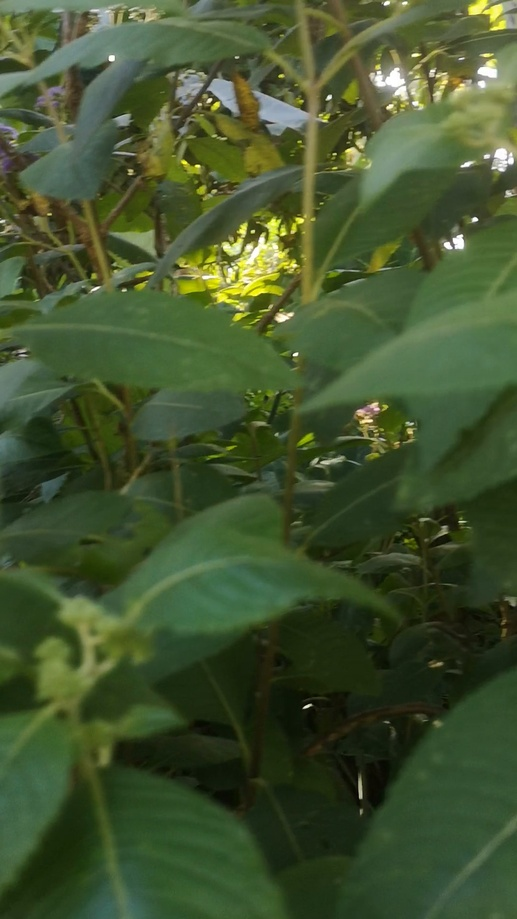
#> input picture labbled/labbled/clip (10).jpg, 517 x 919 px, shrunk from 1080 x 1920 before the run, found by its file name
$ python Clehe_enchancement_Comparison.py
#> lines starting #> are read from the running program, lines starting #| are printed output that depends on the picture
import cv2
import matplotlib.pyplot as plt
from pathlib import Path

# Change this to one clear herbal plant image
image_path = Path(r"C:\New folder\Local Disk\Masters MCS\SEM_II\Computer Vision\2026-19\labbled\labbled\clip (10).jpg")

# Output folder
output_dir = Path(r"C:\New folder\Local Disk\Masters MCS\SEM_II\Computer Vision\2026-19\sample_results")
output_dir.mkdir(exist_ok=True)

# Read image
img_bgr = cv2.imread(str(image_path))
#> img_bgr is the input picture: shape (919, 517, 3); mean B, G, R 46.7, 83.5, 66.1
if img_bgr is None:
    raise FileNotFoundError(f"Image not found: {image_path}")

img_rgb = cv2.cvtColor(img_bgr, cv2.COLOR_BGR2RGB)

# Convert to LAB
lab = cv2.cvtColor(img_bgr, cv2.COLOR_BGR2LAB)
#> lab: shape (919, 517, 3); mean of channels 0, 1, 2 83.6, 114.3, 146.9
l, a, b = cv2.split(lab)
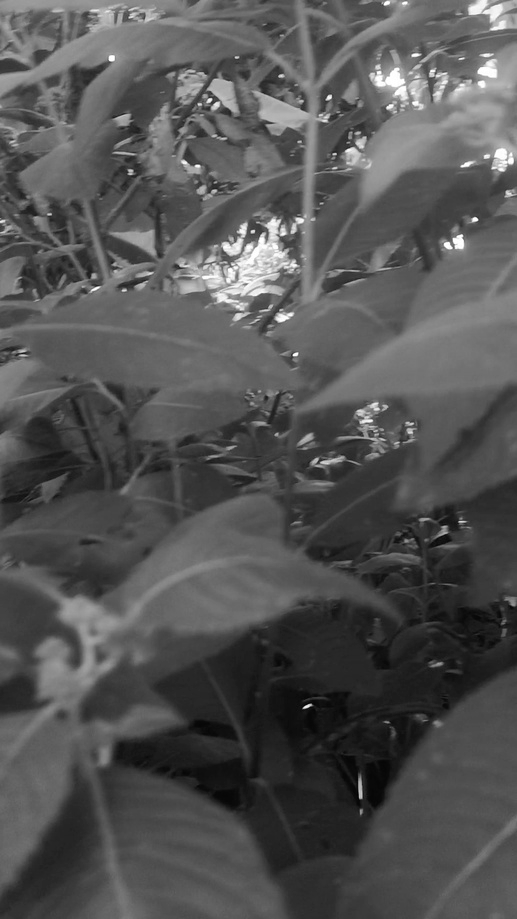
#> l: shape (919, 517); min 0, max 255, mean 83.6
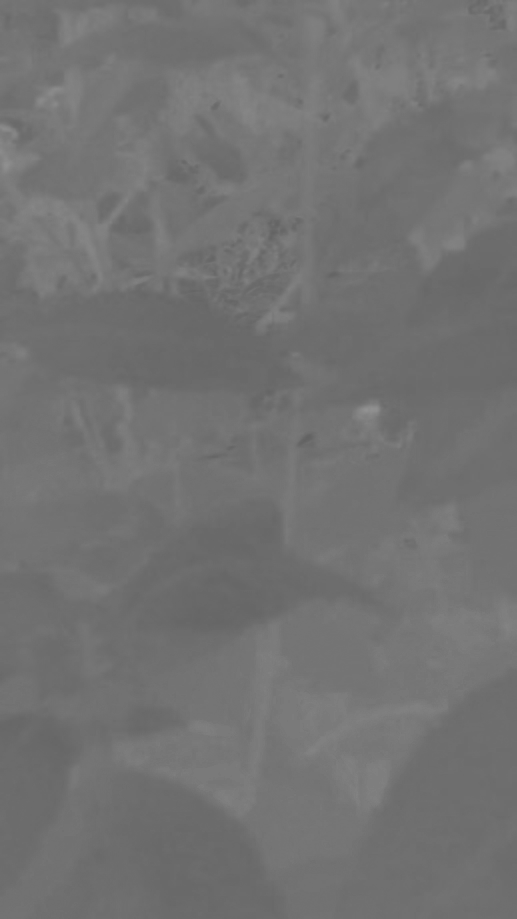
#> a: shape (919, 517); min 98, max 146, mean 114.3
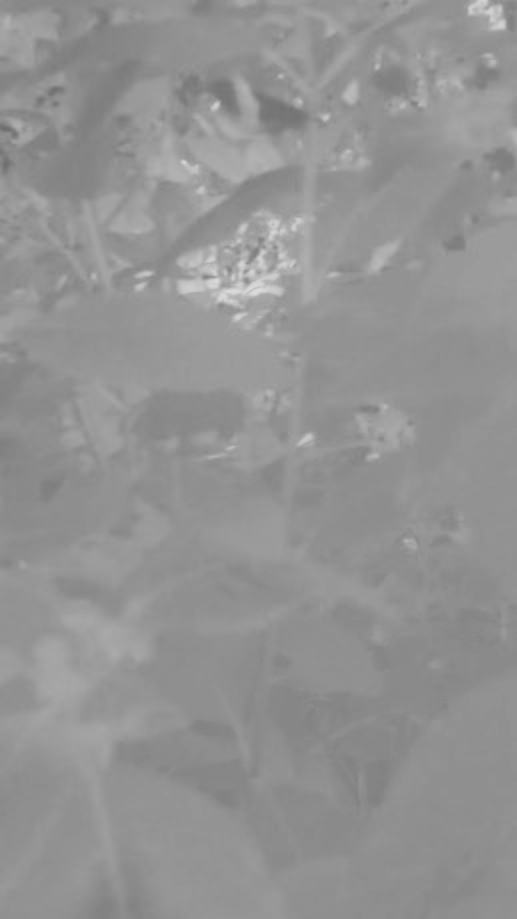
#> b: shape (919, 517); min 109, max 218, mean 146.9

# Apply CLAHE to L channel
clahe = cv2.createCLAHE(clipLimit=2.0, tileGridSize=(8, 8))
l_clahe = clahe.apply(l)
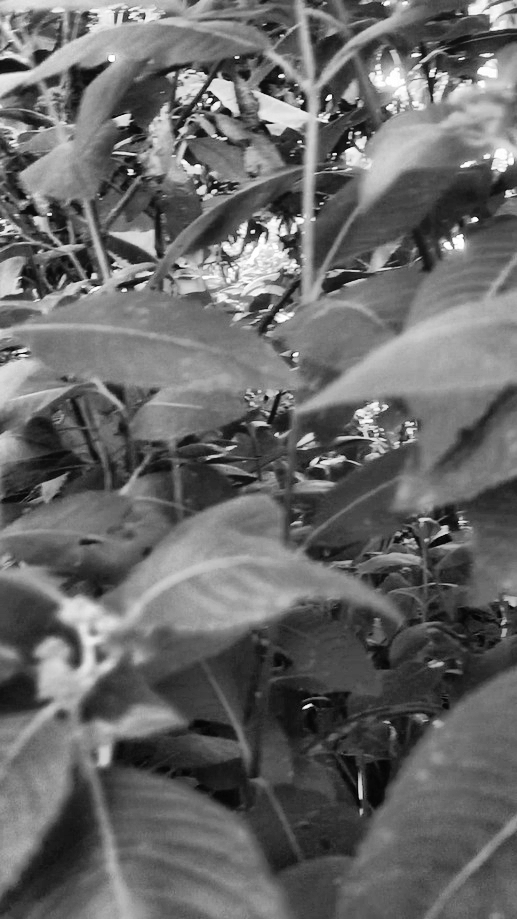
#> l_clahe: shape (919, 517); min 1, max 255, mean 104.6

# Merge channels and convert back to RGB
lab_clahe = cv2.merge((l_clahe, a, b))
#> lab_clahe: shape (919, 517, 3); mean of channels 0, 1, 2 104.6, 114.3, 146.9
clahe_bgr = cv2.cvtColor(lab_clahe, cv2.COLOR_LAB2BGR)
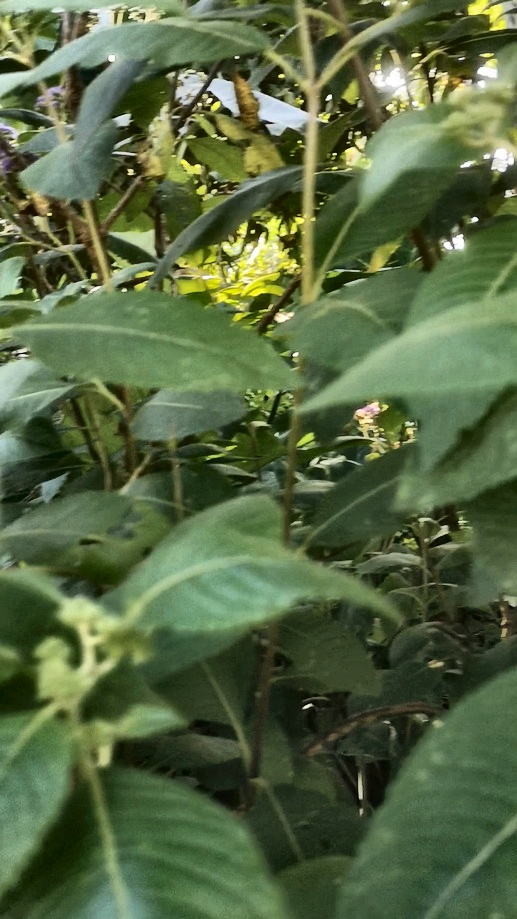
#> clahe_bgr: shape (919, 517, 3); mean B, G, R 66.5, 104.3, 86.5
clahe_rgb = cv2.cvtColor(clahe_bgr, cv2.COLOR_BGR2RGB)

# Plot side-by-side
plt.figure(figsize=(10, 5))

plt.subplot(1, 2, 1)
plt.imshow(img_rgb)
plt.title("Original Frame")
plt.axis("off")

plt.subplot(1, 2, 2)
plt.imshow(clahe_rgb)
plt.title("CLAHE-Enhanced Frame")
plt.axis("off")

plt.tight_layout()

save_path = output_dir / "figure4_clahe_comparison.png"
plt.savefig(save_path, dpi=300, bbox_inches="tight")
plt.show()

print(f"Saved Figure 4 to: {save_path}")

$ run again, with labbled/labbled/clip (104).jpg copied over labbled/labbled/clip (10).jpg
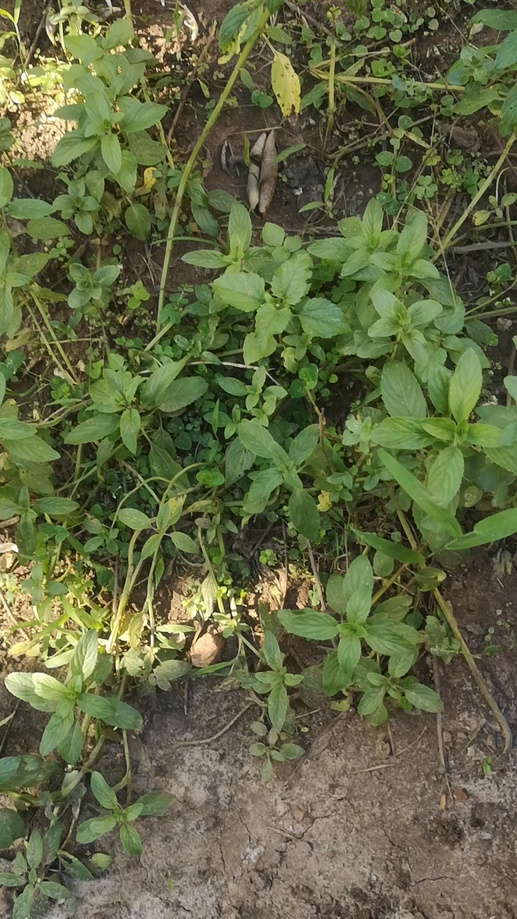
#> input picture labbled/labbled/clip (104).jpg, 517 x 919 px, shrunk from 1080 x 1920 before the run, found by its file name
#> img_bgr is the input picture: shape (919, 517, 3); mean B, G, R 68.2, 104.5, 98.4
#> lab: shape (919, 517, 3); mean of channels 0, 1, 2 108, 119.5, 147.4
#> `l_clahe = clahe.apply(l)`:
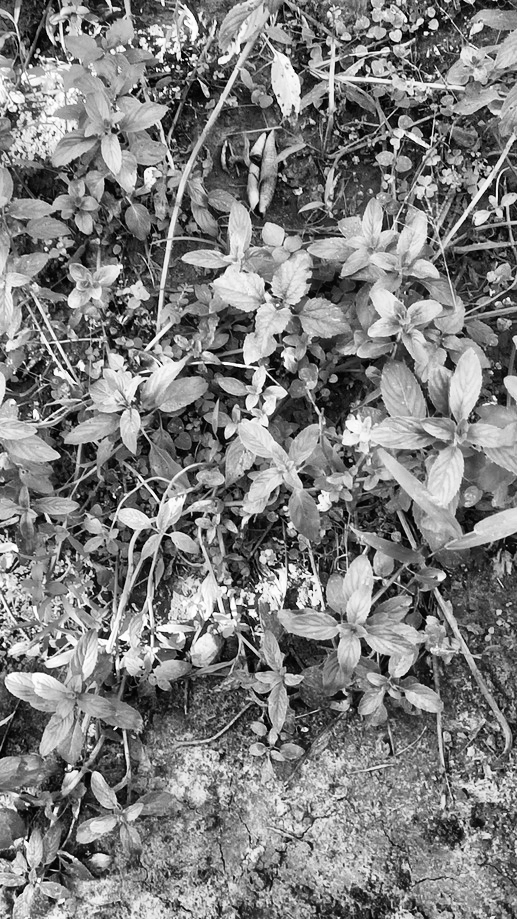
#> l_clahe: shape (919, 517); min 0, max 255, mean 126.5
#> lab_clahe: shape (919, 517, 3); mean of channels 0, 1, 2 126.5, 119.5, 147.4
#> `clahe_bgr = cv2.cvtColor(lab_clahe, cv2.COLOR_LAB2BGR)`:
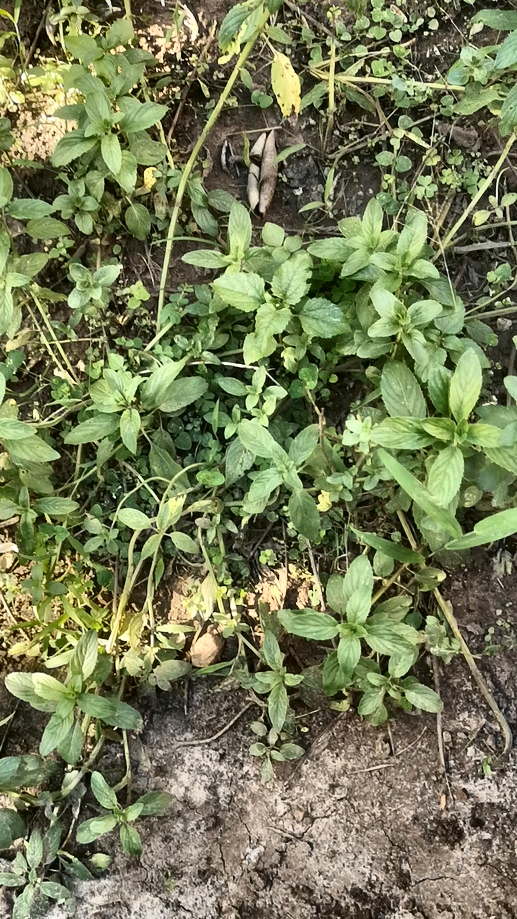
#> clahe_bgr: shape (919, 517, 3); mean B, G, R 87.1, 124.3, 118.1

$ run again, with labbled/labbled/clip (105).jpg copied over labbled/labbled/clip (10).jpg
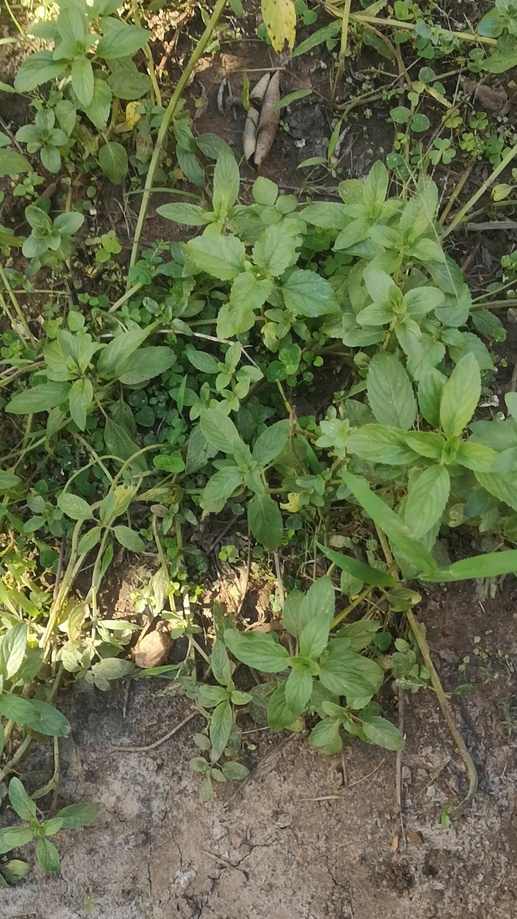
#> input picture labbled/labbled/clip (105).jpg, 517 x 919 px, shrunk from 1080 x 1920 before the run, found by its file name
#> img_bgr is the input picture: shape (919, 517, 3); mean B, G, R 73.1, 109, 100.8
#> lab: shape (919, 517, 3); mean of channels 0, 1, 2 112.4, 118.7, 146.9
#> `l_clahe = clahe.apply(l)`:
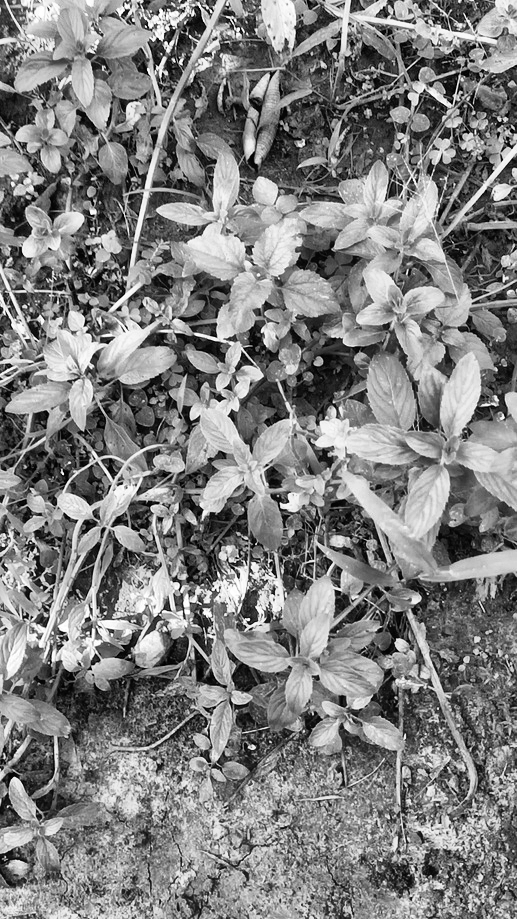
#> l_clahe: shape (919, 517); min 0, max 255, mean 128.6
#> lab_clahe: shape (919, 517, 3); mean of channels 0, 1, 2 128.6, 118.7, 146.9
#> `clahe_bgr = cv2.cvtColor(lab_clahe, cv2.COLOR_LAB2BGR)`:
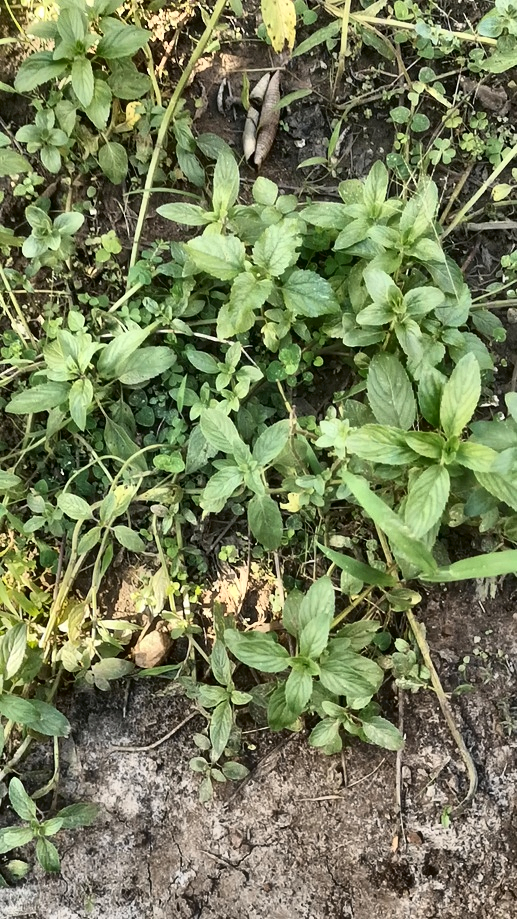
#> clahe_bgr: shape (919, 517, 3); mean B, G, R 89.9, 126.8, 118.4

$ run again, with labbled/labbled/clip (119).jpg copied over labbled/labbled/clip (10).jpg
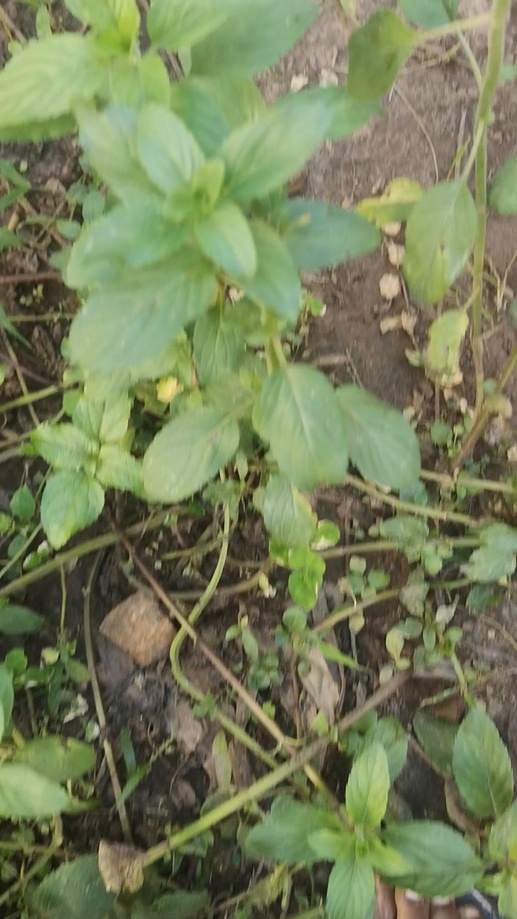
#> input picture labbled/labbled/clip (119).jpg, 517 x 919 px, shrunk from 1080 x 1920 before the run, found by its file name
#> img_bgr is the input picture: shape (919, 517, 3); mean B, G, R 90.3, 128.6, 119
#> lab: shape (919, 517, 3); mean of channels 0, 1, 2 131.8, 118, 147.5
#> `l_clahe = clahe.apply(l)`:
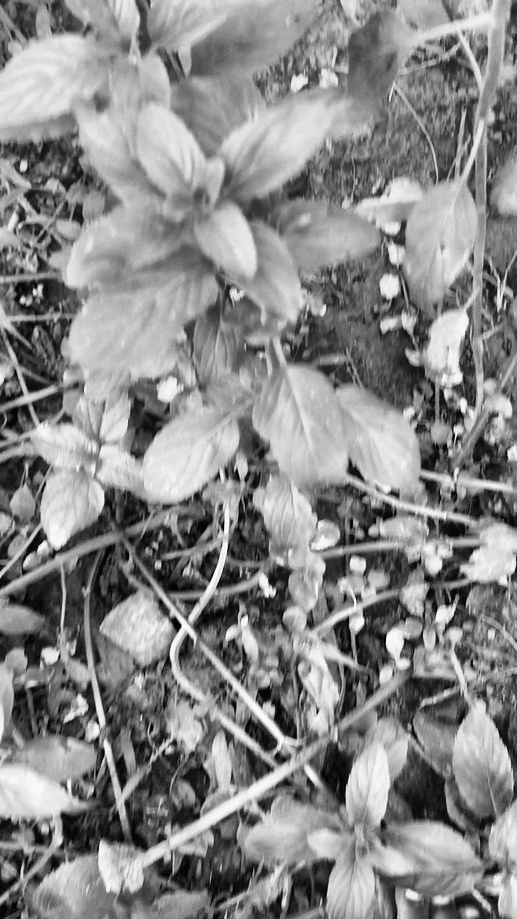
#> l_clahe: shape (919, 517); min 1, max 254, mean 137.4
#> lab_clahe: shape (919, 517, 3); mean of channels 0, 1, 2 137.4, 118, 147.5
#> `clahe_bgr = cv2.cvtColor(lab_clahe, cv2.COLOR_LAB2BGR)`:
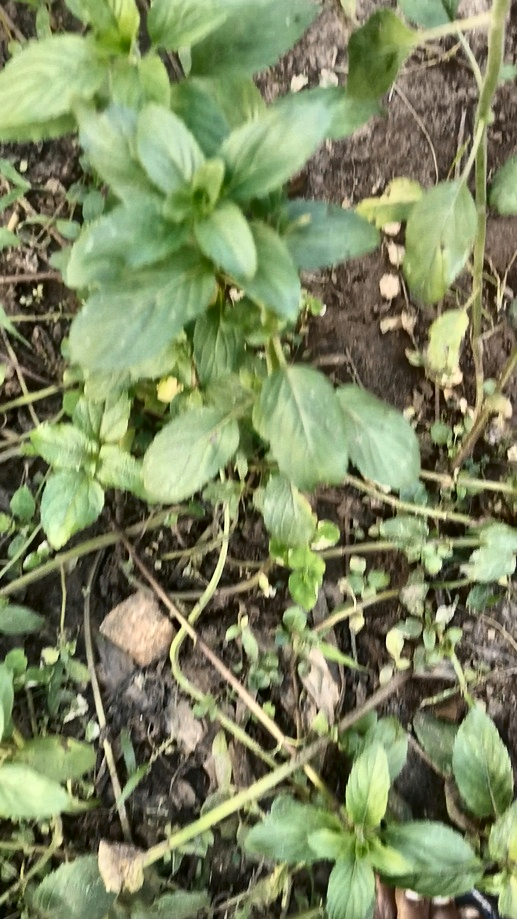
#> clahe_bgr: shape (919, 517, 3); mean B, G, R 96.8, 135.7, 125.9
